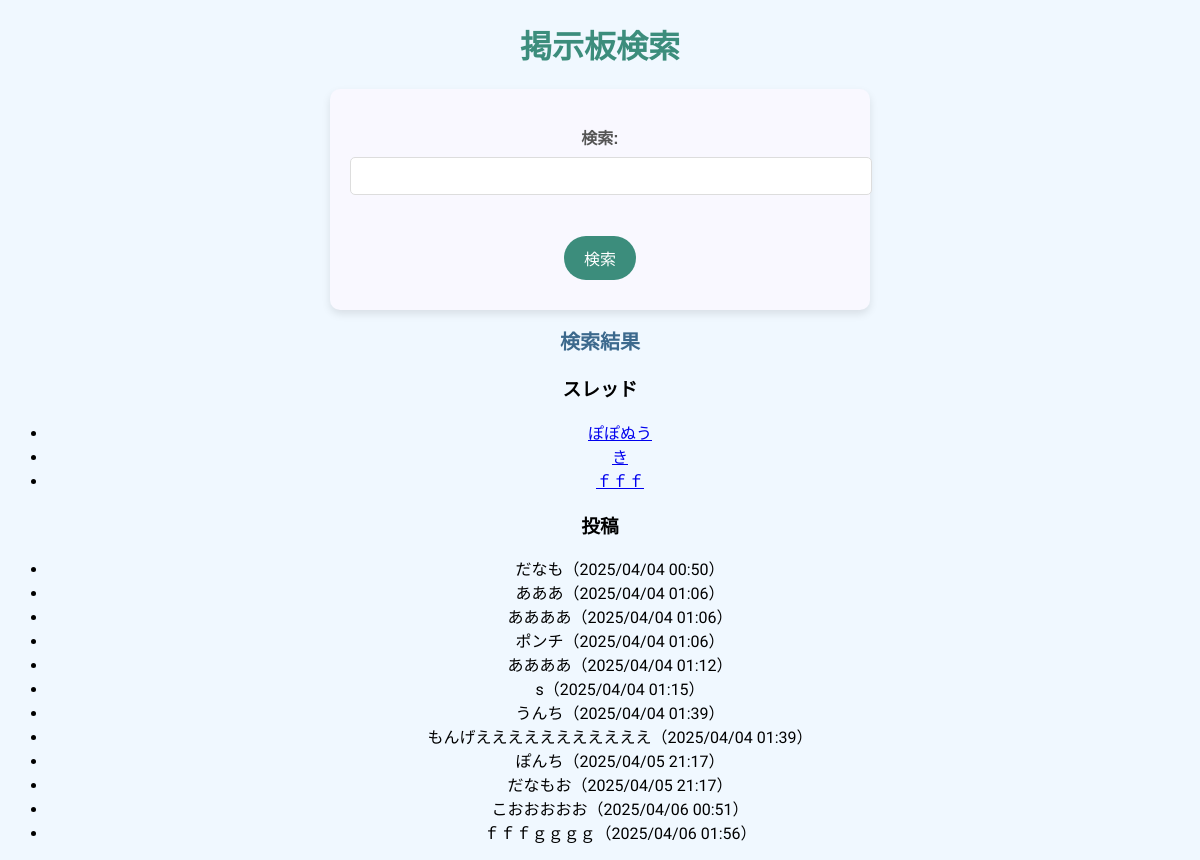
The app's page /search/ with its own data.
### board/models.py (models this page shows, shortened)
class Thread(models.Model):
    title = models.CharField(max_length=100)
    created_at = models.DateTimeField(auto_now_add=True)

class Post(models.Model):
    thread = models.ForeignKey(Thread, on_delete=models.CASCADE)
    author = models.ForeignKey(User, on_delete=models.SET_NULL, null=True, blank=True)  # ← ここ変更
    content = models.TextField()
    created_at = models.DateTimeField(auto_now_add=True)
    delete_password = models.CharField(max_length=128, blank=True)

### board/views.py (the view)
# urls.py: path('search/', views.search, name='search'),
def search(request):
    form = SearchForm(request.GET)
    threads = Thread.objects.all()
    posts = Post.objects.all()
    if form.is_valid():
        query = form.cleaned_data['query']
        if query:
            threads = threads.filter(title__icontains=query)
            posts = posts.filter(content__icontains=query)
    return render(request, 'board/search_results.html', {'form': form, 'threads': threads, 'posts': posts})

### board/forms.py
class SearchForm(forms.Form):
    query = forms.CharField(max_length=100, required=False, label="検索")

### board/templates/board/search_results.html (shortened to what this page needs)
<!DOCTYPE html>
<html lang="ja">
<head>
</head>
<body>
    <h1>掲示板検索</h1>
    <form method="get" action="{% url 'board:search' %}">
        {{ form.as_p }}
        <button type="submit" class="button">検索</button>
    </form>
    <h2>検索結果</h2>
    {% if threads %}
        <h3>スレッド</h3>
        <ul>
        {% for thread in threads %}
            <li>
                <a href="{% url 'board:thread_detail' thread_id=thread.id %}">{{ thread.title }}</a>
            </li>
        {% endfor %}
        </ul>
    {% endif %}
    {% if posts %}
        <h3>投稿</h3>
        <ul>
        {% for post in posts %}
            <li>{{ post.content }}（{{ post.created_at|date:"Y/m/d H:i" }}）</li>
        {% endfor %}
        </ul>
    {% endif %}
</body>
</html>
<head>
</head>

### board/templates/board/search_results.html (style rules this page uses)
body { background-color: #F0F8FF; font-family: 'Rounded Mplus 1c', 'Noto Sans JP', sans-serif; text-align: center; }
h1 { color: #3C8D7C; }
h2 { color: #3c698d; font-size: 20px; }
.button { background-color: #3C8D7C; color: #fff; border: none; padding: 10px 20px; margin: 10px; border-radius: 30px; font-size: 16px; cursor: pointer; transition: all 0.3s; }
form { background-color: #f9f8ff; padding: 20px; border-radius: 10px; box-shadow: 0px 4px 8px rgba(0, 0, 0, 0.1); width: 100%; max-width: 500px; margin: 0 auto; font-family: 'Arial', sans-serif; }
form input, form select, form textarea { width: 100%; padding: 10px; border-radius: 5px; border: 1px solid #ddd; font-size: 14px; margin-bottom: 15px; transition: border 0.3s ease; }
form button { background-color: #ff7eb9; color: white; padding: 12px 20px; border: none; border-radius: 5px; font-size: 16px; cursor: pointer; transition: background-color 0.3s ease; }
form label { font-size: 16px; font-weight: bold; margin-bottom: 8px; display: block; color: #555; }

### records on screen
Thread: title "ぽぽぬう"
Thread: title "き"
Thread: title "ｆｆｆ"
Post: content "だなも", created_at "2025/04/04 00:50"
Post: content "あああ", created_at "2025/04/04 01:06"
Post: content "ああああ", created_at "2025/04/04 01:06"
Post: content "ポンチ", created_at "2025/04/04 01:06"
Post: content "ああああ", created_at "2025/04/04 01:12"
Post: content "s", created_at "2025/04/04 01:15"
Post: content "うんち", created_at "2025/04/04 01:39"
Post: content "もんげえええええええええええ", created_at "2025/04/04 01:39"
Post: content "ぽんち", created_at "2025/04/05 21:17"
Post: content "だなもお", created_at "2025/04/05 21:17"
Post: content "こおおおおお", created_at "2025/04/06 00:51"
Post: content "ｆｆｆｇｇｇｇ", created_at "2025/04/06 01:56"
